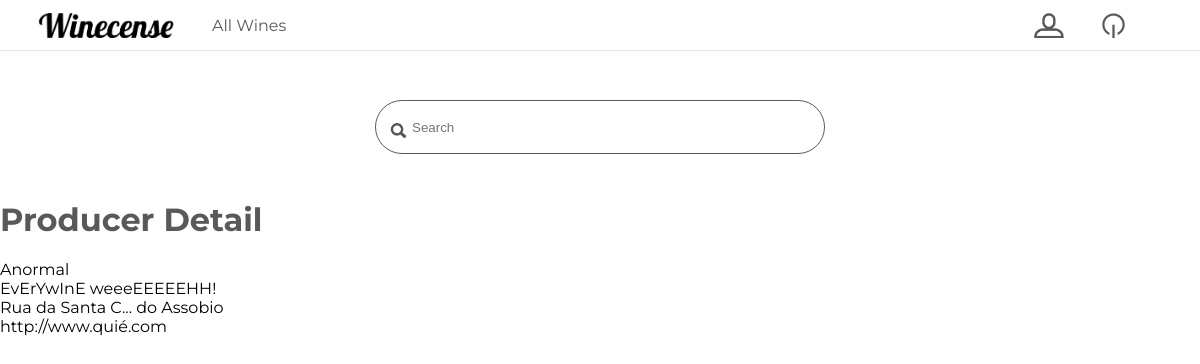
The page /producer/detail/3/ (signed in) on the database its author committed.
### producer/models.py (models this page shows, shortened)
class Producer(models.Model):
    name = models.CharField(max_length=100)
    description = models.TextField(blank=True)
    address = models.CharField(max_length=255)
    website = models.URLField(max_length=200,
                              unique=True, blank=True)
    class Meta:
        ordering = ("name",)

### producer/views.py (the view)
# urls.py: path('detail/<int:pk>/', ProducerDetail.as_view(), name='producer_detail'),
class ProducerDetail(DetailView):
    model = Producer
    template_name = 'producer/detail.html'
    context_object_name = 'producer'

### wine/forms.py
class SearchForm(forms.Form):
    query = forms.CharField(max_length=200, label="",
                            widget=forms.TextInput(attrs={'placeholder': 'Search'}))

### wine/context_processor.py (called while the page is built)
def search_form(request):
    return {"search_form": SearchForm()}

### producer/templates/producer/detail.html
{% extends "base.html" %}
{% block content %}
<h1>Producer Detail</h1>
<p>{{ producer.name }}</p>
<p>{{ producer.description }}</p>
<p>{{ producer.address }}</p>
<p>{{ producer.website }}</p>
{% endblock %}

### static/css/styles.css (style rules this page uses)
body { font-family: "Montserrat", sans-serif; width: 100%; min-height: 100vh; margin: 0; }
h1, h2, h3, h4 { font-weight: 700; color: #58595b; }
p { margin: 0; }
.search_box input { float: none; }
button, input { outline: none; }
.search_box input[type="text"] { background: white; width: -webkit-fill-available; border: 0.1rem solid #58595b; height: 6.25vh; border-radius: 3rem; padding-left: 3vw; }

### rows shown on the page
Producer: name "Anormal", description "EvErYwInE weeeEEEEEHH!", address "Rua da Santa C... do Assobio", website "http://www.quié.com"
